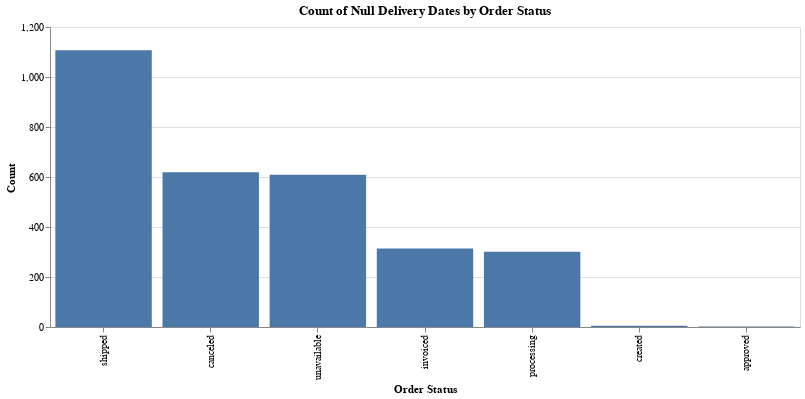

The notebook cell saved with this chart:
### Code cell
# Query for all statuses other than 'delivered'

not_delivered = (df_order.loc[missing_mask & ~ delivered]
                .groupby('order_status')['order_id']
                .count()
                .reset_index()
                .sort_values(by='order_id', ascending=False))

chart = alt.Chart(not_delivered).mark_bar().encode(
    x=alt.X('order_status:N', title='Order Status', sort='-y'),
    y=alt.Y('order_id:Q', title='Count')
).properties(width=750, title='Count of Null Delivery Dates by Order Status')

chart

### Figure 1 — Vega-Lite specification as saved in the notebook (floating-point values rounded to 4 significant figures)
{"config": {"view": {"continuousWidth": 300, "continuousHeight": 300}}, "data": {"name": "data-4e7cf6a82cde3dbc513d167bacb826e6"}, "mark": {"type": "bar"}, "encoding": {"x": {"field": "order_status", "sort": "-y", "title": "Order Status", "type": "nominal"}, "y": {"field": "order_id", "title": "Count", "type": "quantitative"}}, "title": "Count of Null Delivery Dates by Order Status", "width": 750, "$schema": "https://vega.github.io/schema/vega-lite/v5.20.1.json", "datasets": {"data-4e7cf6a82cde3dbc513d167bacb826e6": [{"order_status": "shipped", "order_id": 1107}, {"order_status": "canceled", "order_id": 619}, {"order_status": "unavailable", "order_id": 609}, {"order_status": "invoiced", "order_id": 314}, {"order_status": "processing", "order_id": 301}, {"order_status": "created", "order_id": 5}, {"order_status": "approved", "order_id": 2}]}}
